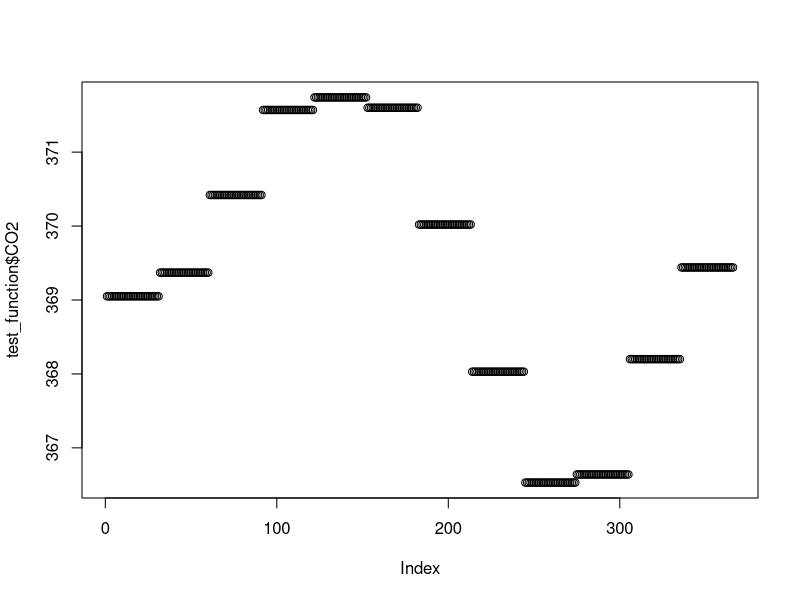
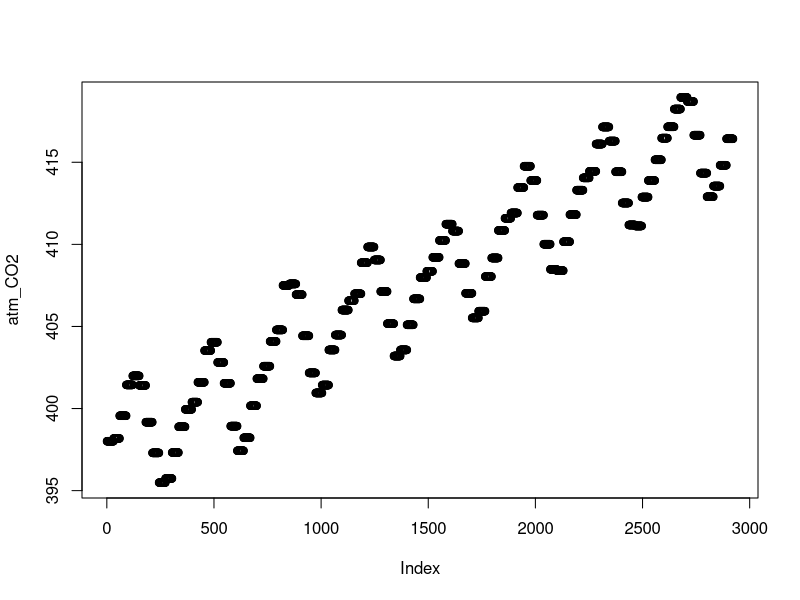

These charts were generated, in order, by the following R code:
## ---- chunk 1
knitr::opts_chunk$set(echo = TRUE)
## ---- chunk 2
## read in co2 data
atm_carbon <- read.csv('./monthly_in_situ_co2_mlo.csv', skip = 56)
## set column names 
colnames(atm_carbon) <- c('Year', 'Month', 'DateE', 'Date', 'CO2', 'CO2_SA', 'Fit', 'SA_Fit', 'CO2_fill', 'SA_fill')
## print first few observations
head(atm_carbon)
## ---- chunk 3
extract_co2 <- function(data, year){
  if (year %% 4 == 0){
    ndays <- c(31, 29, 31, 30, 31, 30, 31, 31, 30, 31, 30, 31)
  } else{
    ndays <- c(31, 28, 31, 30, 31, 30, 31, 31, 30, 31, 30, 31)
  }
  co2_info <- matrix(NA, nrow = 0, ncol = 2)
  colnames(co2_info) <- c('Date', 'CO2')
  co2_info <- as.data.frame(co2_info)
  CO2 <- c()
  dates_co2 <- c()
  for (i in 1:12){
    index <- which(data$Year == year & data$Month == i)
    CO2_val <- data$CO2[index]
    CO2 <- c(CO2, rep(CO2_val, ndays[i]))
    Date_val <- paste0(paste0(paste0(i, '-'), paste0(1:ndays[i], '-')), year)
    dates_co2 <- c(dates_co2, Date_val)
  }
  return(list(CO2 = CO2, Dates = dates_co2))
}
## ---- chunk 4
test_function <- extract_co2(atm_carbon, year = 2000)
plot(test_function$CO2)
length(test_function$CO2)
## ---- chunk 5
years <- 2014:2021
atm_CO2 <- c()
dates_extract <- c()
for (i in years){
  fn_output <- extract_co2(data = atm_carbon, year = i)
  atm_CO2 <- c(atm_CO2, fn_output$CO2)
  dates_extract <- c(dates_extract, fn_output$Dates)
}

plot(atm_CO2)

df <- as.data.frame(cbind(atm_CO2, dates_extract))
